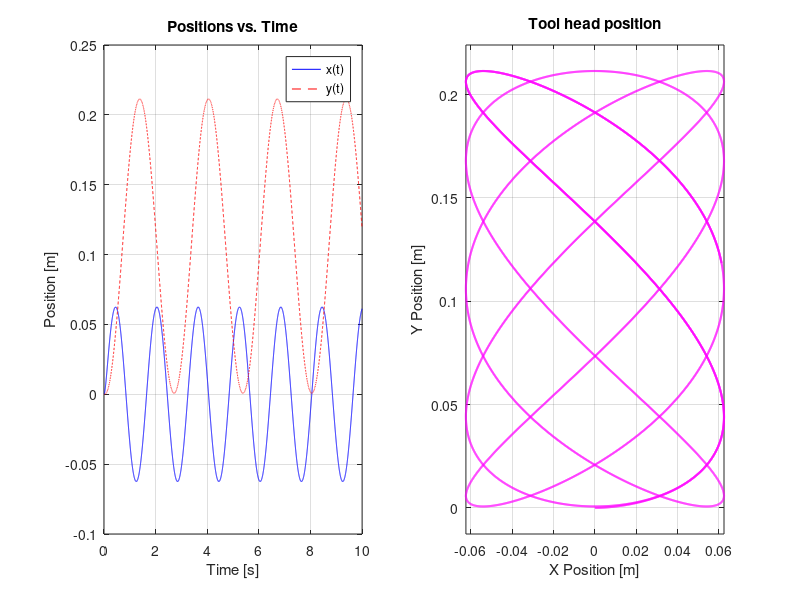

Write the MATLAB code that produced this figure.
clear, clc

%Variables%
%Theta_l = ;     % Motor angle left
%Theta_r = ;     % Motor angle right
%u_ml = ;        % Motor voltage left
%u_mr = ;        % Motor voltage right
%i_ml = ;        % Motor current left
%i_mr = ;        % Motor current right
r_m = 0.018;         % Motor radius [m]
L_m = 1e-4;         % Motor induction [H]
R_m = 2.0;         % Motor resistor [Ohm]
J_m = 1e-5;         % Motor inertia [kg*m^2]
K_m = 0.05;         % Motor constant [N*m/A]
m_tool = 0.5;      % Tool head mass [kg]
%u_n = ;         % Nozzle voltage
%i_n = ;         % Nozzle current
%C_n = ;         % Nozzle capacitor
%C_tn = ;        % Nozzle thermal capacity
%R_tn = ;        % Nozzle thermal resistance
%R_n = ;         % Nozzle resistor
%T_n = ;         % Nozzle temperature
%T_e = ;         % Environmental temperature
mu_r = 0.3;        % Bearing friction rolling [N*s/m]
mu_lx = 0.5;       % Bearing friction linear x-direction [N*s/m]
mu_ly = 0.5;       % Bearing friction linear y-direction [N*s/m]
%T_b = ;         % Print bed temperature
dx = 0.3;         % Print area dimension x [m]
dy = 0.3;         % Print area dimension y [m]

%%%%%%%%%%%%%%%%%%%%%%%%%%%%%%%%%%%%%%%%%%%%%%%%%%%%%%%%%%%%%%%%%%%%%%%%%%%

J_eff = 1/(J_m + 0.5*m_tool*r_m^2);   % effective inertia

% x-dynamics
A_x = [0,               1,                                  0;
       0,  -J_eff * r_m^2 * (4*mu_r + mu_lx),     (J_eff*r_m*K_m)/2;
       0,       -(2*K_m)/(r_m*L_m),                    -R_m/L_m];
B_x = [0; 0; 1/L_m];
C_x = [1, 0, 0];
D_x = 0;

sys_x = ss(A_x, B_x, C_x, D_x);

% y-dynamics
% A_y = [0,               1,                                  0;
%        0,  -J_eff * r_m^2 * (2*mu_r + mu_ly),     (J_eff*r_m*K_m)/2;
%        0,       -(2*K_m)/(r_m*L_m),                    -R_m/L_m];
% B_y = [0; 0; 1/L_m];
% C_y = [1, 0, 0];
% D_y = 0;
% 
% sys_y = ss(A_y, B_y, C_y, D_y);

% Inputs
t    = 0:0.001:10;                % Simulation time [s]
f    = 0.125;                     % Frequency [Hz] (1 circle per second)
w    = 2 * pi * f;            % Angular frequency [rad/s]
U_0  = 2;                    % Input voltage amplitude [V]

% Decoupled inputs
u_x = U_0 * cos(5* w * t);
%u_x = 0*t;
u_y = U_0 * sin(3* w * t);
%u_y = 1*t;

if u_x == 0
    A_y = [0,               1,                                  0;
           0,  -J_eff * r_m^2 * (2*mu_r + mu_ly),     (J_eff*r_m*K_m)/2;
           0,       -(2*K_m)/(r_m*L_m),                    -R_m/L_m];
    B_y = [0; 0; 1/L_m];
    C_y = [1, 0, 0];
    D_y = 0;

    sys_y = ss(A_y, B_y, C_y, D_y);

else
    A_y = [0,               1,                                  0;
       0,  -J_eff * r_m^2 * (4*mu_r + mu_ly),     (J_eff*r_m*K_m)/2;
       0,       -(2*K_m)/(r_m*L_m),                    -R_m/L_m];
    B_y = [0; 0; 1/L_m];
    C_y = [1, 0, 0];
    D_y = 0;

    sys_y = ss(A_y, B_y, C_y, D_y);
end

% Calculate actual physical motor voltages
u_ml = (u_x + u_y) / 2;
u_mr = (u_x - u_y) / 2;

% Run 
x_pos = lsim(sys_x, u_x, t);
y_pos = lsim(sys_y, u_y, t);

% Initialize combined figure
figure('Name', 'CoreXY Toolhead Motion');

% Position vs. Time
subplot(1, 2, 1);
plot(t, x_pos, 'b-', 'DisplayName', 'x(t)');
hold on;
plot(t, y_pos, 'r--', 'DisplayName', 'y(t)');
hold off;
grid on;
xlabel('Time [s]');
ylabel('Position [m]');
title('Positions vs. Time');
legend('Location', 'best');

% 2D Print Bed Trajectory (XY Plane)
subplot(1, 2, 2);
plot(x_pos, y_pos, 'm-', 'LineWidth', 1.5);
grid on;
axis equal;
xlabel('X Position [m]');
ylabel('Y Position [m]');
title('Tool head position');
